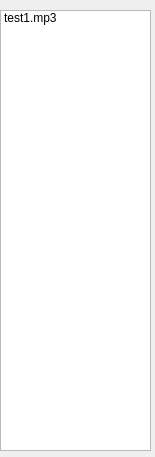
<?xml version="1.0" encoding="UTF-8"?>
<ui version="4.0">
 <class>PlayListWindow</class>
 <widget class="QWidget" name="PlayListWindow">
  <property name="geometry">
   <rect>
    <x>0</x>
    <y>0</y>
    <width>155</width>
    <height>457</height>
   </rect>
  </property>
  <property name="windowTitle">
   <string>Form</string>
  </property>
  <widget class="QListWidget" name="listWidget">
   <property name="geometry">
    <rect>
     <x>0</x>
     <y>10</y>
     <width>151</width>
     <height>441</height>
    </rect>
   </property>
   <item>
    <property name="text">
     <string>test1.mp3</string>
    </property>
   </item>
  </widget>
 </widget>
 <resources/>
 <connections/>
</ui>
